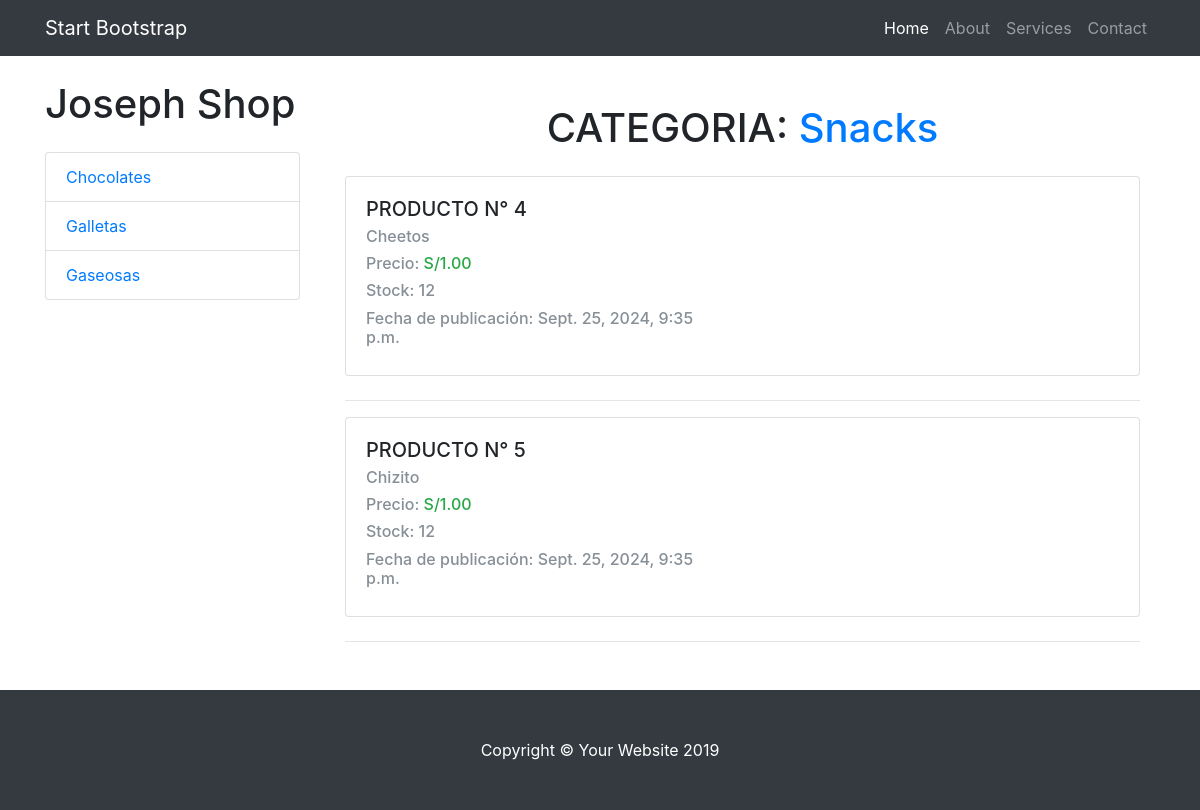
The page /tienda/categoria/2/ on the database its author committed.
### tienda/models.py (models this page shows, shortened)
class Categoria(models.Model):
    nombre = models.CharField(max_length=200)
    pub_date = models.DateTimeField('fecha de registro',auto_now=True)
    def __str__(self):
        return self.nombre

class Producto(models.Model):
    categoria = models.ForeignKey(Categoria,on_delete=models.CASCADE)
    nombre = models.CharField(max_length=200)
    precio = models.DecimalField(max_digits=6,decimal_places=2)
    stock = models.IntegerField(default=0)
    pub_date = models.DateTimeField('date published')

### tienda/views.py (the view)
# urls.py: path("categoria/<int:categoria_id>/", views.categoria, name="categoria"),
def categoria (request, categoria_id):
    categoria_list = Categoria.objects.order_by('nombre')[:3]
    categoriaName = Categoria.objects.get(pk=categoria_id)
    productos = Producto.objects.filter(categoria = categoria_id)
    context = {
        'productos': productos,
        'categoria_list': categoria_list,
        'categoriaName': categoriaName
    }
    return render(request, 'categoria.html', context)

### tienda/templates/categoria.html
{% extends 'layout.html' %}
{% block content %}
<div class="container my-5">
    <h1 class="text-center mb-4">CATEGORIA: <span class="text-primary">{{ categoriaName.nombre }}</span></h1>
    {% for producto in productos %}
    <div class="card mb-4 shadow-sm">
        <div class="card-body">
            <h5 class="card-title">PRODUCTO N° {{ producto.id }}</h5>
            <h6 class="card-subtitle mb-2 text-muted">{{ producto.nombre }}</h6>
            <div class="row">
                <div class="col-md-6">
                    <h6 class="text-secondary">Precio: <span class="fw-bold text-success">S/{{ producto.precio }}</span></h6>
                    <h6 class="text-secondary">Stock: <span class="fw-bold">{{ producto.stock }}</span></h6>
                    <h6 class="text-secondary">Fecha de publicación: <span class="fw-bold">{{ producto.pub_date }}</span></h6>
                </div>
            </div>
        </div>
    </div>
    <hr>
    {% endfor %}
</div>
{% endblock %}

### tienda/templates/layout.html (shortened to what this page needs)
{% load static %}
<!DOCTYPE html>
<html lang="en">
  <head>
    <link rel="stylesheet" href="{% static 'vendor/bootstrap/css/bootstrap.min.css'%}">
    <link rel="stylesheet" href="{% static 'css/shop.css'%}">
  </head>
  <body>
    <nav class="navbar navbar-expand-lg navbar-dark bg-dark fixed-top">
      <div class="container">
        <a class="navbar-brand" href="#">Start Bootstrap</a>
        <div class="collapse navbar-collapse" id="navbarResponsive">
          <ul class="navbar-nav ml-auto">
            <li class="nav-item active">
              <a class="nav-link" href="{% url 'index' %}">Home
              </a>
            </li>
            <li class="nav-item">
              <a class="nav-link" href="#">About</a>
            </li>
            <li class="nav-item">
              <a class="nav-link" href="#">Services</a>
            </li>
            <li class="nav-item">
              <a class="nav-link" href="#">Contact</a>
            </li>
          </ul>
        </div>
      </div>
    </nav>
    <div class="container">
      <div class="row">
        <div class="col-lg-3">
          <h1 class="my-4">Joseph Shop</h1>
          <div class="list-group">
            {% for cat in categoria_list %}
            <a href="/tienda/categoria/{{ cat.id }}" class="list-group-item">{{cat}}</a>
            {% endfor %}
          </div>
        </div>
        <div class="col-lg-9">
            {% block content %}
            {% endblock %}
        </div>
      </div>
    </div>
    <footer class="py-5 bg-dark">
      <div class="container">
        <p class="m-0 text-center text-white">Copyright &copy; Your Website 2019</p>
      </div>
    </footer>
  </body>
</html>

### tienda/static/css/shop.css (style rules this page uses)
body { padding-top: 54px; }
@media (min-width: 992px) { body { padding-top: 56px; } }

### rows shown on the page
Categoria: nombre "Chocolates"
Categoria: nombre "Galletas"
Categoria: nombre "Gaseosas"
Categoria: nombre "Snacks"
Producto: id "4", nombre "Cheetos", precio "1.00", stock "12", pub_date "Sept. 25, 2024, 9:35 p.m."
Producto: id "5", nombre "Chizito", precio "1.00", stock "12", pub_date "Sept. 25, 2024, 9:35 p.m."
